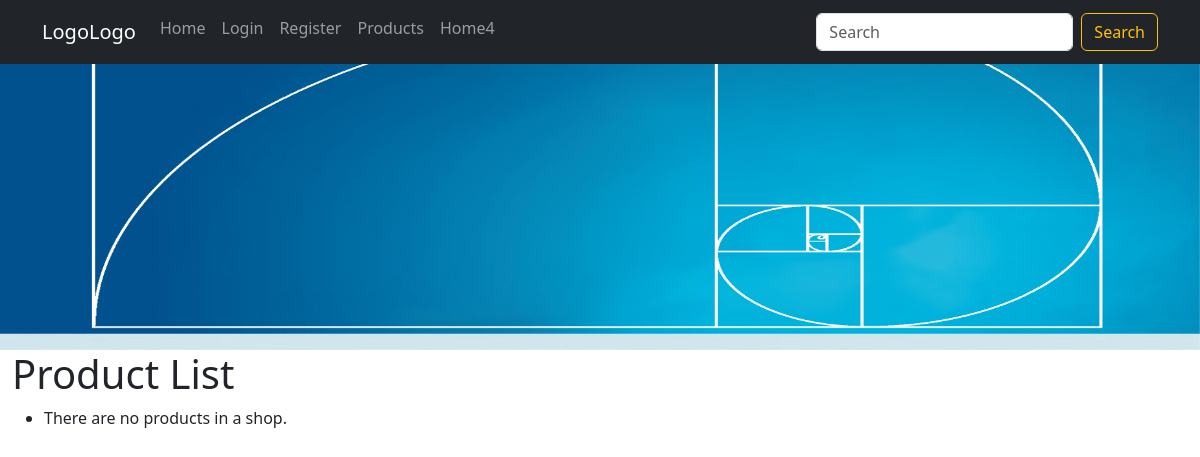
Before: /products/ with the older database file.
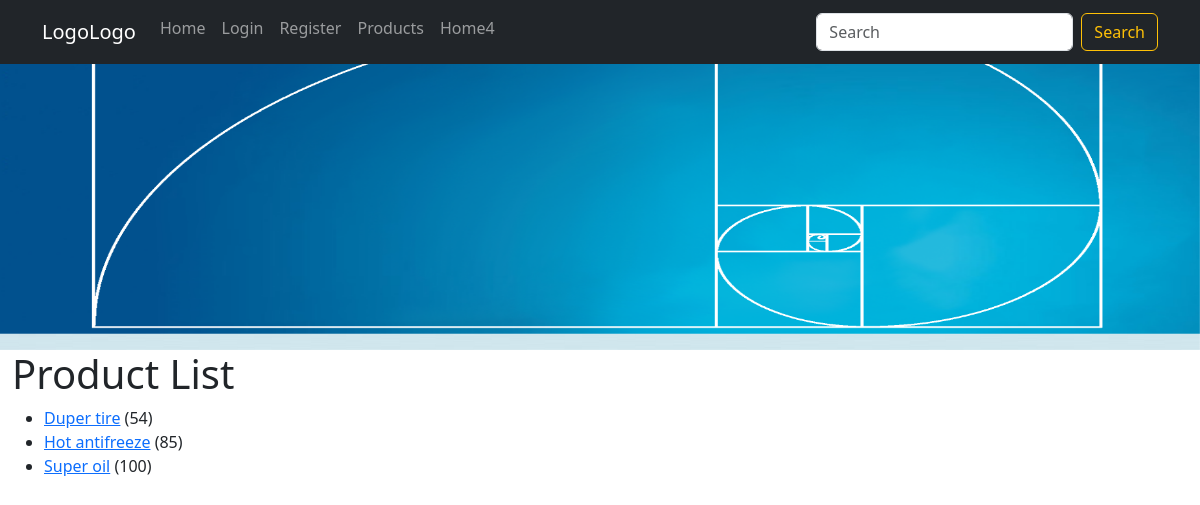
After: the same page with the newer database file.
### apps/shop/models.py (models this page shows, shortened)
class Product(models.Model):
    name = models.CharField(max_length=64, unique=True)
    category = models.ForeignKey(Category, null=True, on_delete=models.SET_NULL)
    article = models.UUIDField(primary_key=True, default=uuid.uuid4,
                               help_text="Unique ID for this product")
    price = models.IntegerField(validators=[get_not_negative_validator('Price')])
    providers = ChoicesValidatedManyToManyField(User, help_text="Select a provider for this product",
                                                validators=[validate_provider], blank=True, related_name='products')
    def get_absolute_url(self):
        return f"/product/{self.article}/"
    def get_few_providers(self):
        max_count = 3
        providers = self.providers.all()
        if len(providers) > max_count:
            return ', '.join([provider.username for provider in providers[:max_count - 1]]) + " and others"
        else:
            return ', '.join([provider.username for provider in providers])
    get_few_providers.short_description = 'Providers'
    class Meta:
        verbose_name = "Product"
        verbose_name_plural = "Products"
        ordering = ("name",)
        permissions = [
            ("provide_product", "Can provide Products")
        ]

### apps/shop/views.py (the view)
# urls.py: path('products/', views.ProductListView.as_view(), name='products'),
class ProductListView(generic.ListView):
    model = Product
    paginate_by = 10

### templates/shop/product_list.html
{% extends "base.html" %}
{% block content %}
  <h1>Product List</h1>
  <ul>
  {% for product in product_list %}
    <li>
      <a href="{{ product.get_absolute_url }}">{{ product.name }}</a> ({{product.price}})
    </li>
  {% empty %}
    <li>There are no products in a shop.</li>
  {% endfor %}
  </ul>
{% endblock %}

### templates/base.html (shortened to what this page needs)
<!doctype html>
{% load static %}
<html lang="en">
  <head>
  <link
    href="https://cdn.jsdelivr.net/npm/bootstrap@5.3.0/dist/css/bootstrap.min.css"
    rel="stylesheet"
>
    {% load static %}
    <link rel="stylesheet" href="{% static 'css/styles.css' %}" />
  </head>
  <body style="height: 5000px;">
    <header>
      <nav class="navbar fixed-top navbar-expand-lg navbar-dark bg-dark">
        <div class="container">
          <a href="" class="navbar-brand">LogoLogo</a>
          <div class="collapse navbar-collapse" id="navbarContent">
            <ul class="navbar-nav me-auto mb-2">
              <li class="nav-item">
                <a href="{% url 'shop:home' %}" class="nav-link">Home</a>
              </li>
              {%if request.user.is_authenticated %}
                <li class="nav-item">
                  <a href="{% url 'shop:logout' %}" class="nav-link">Logout</a>
                </li>
              {%else%}
                <li class="nav-item">
                  <a href="{% url 'shop:login' %}" class="nav-link">Login</a>
                </li>
                <li class="nav-item">
                  <a href="{% url 'shop:register' %}" class="nav-link">Register</a>
                </li>
              {%endif%}
              <li class="nav-item">
                <a href="{% url 'shop:products'%}" class="nav-link">Products</a>
              </li>
              <li class="nav-item">
                <a href="" class="nav-link">Home4</a>
              </li>
            </ul>
            <form action="" class="d-flex">
              <input type="search" placeholder="Search" class="form-control me-2">
              <button
                type="button"
                class="btn btn-outline-warning"
                data-toggle="button"
                aria-pressed="false">
                Search
              </button>
            </form>
          </div>
        </div>
      </nav>
    </header>
    <main>
      <div class="carousel slide" data-bs-interval="3000" id="carouselControls"  data-bs-ride="carousel">
        <div class="carousel-inner">
          <div class="carousel-item active">
            <img class="d-block w-100" src="{% static '/images/img1.png' %}" alt="">
          </div>
        </div>
      </div>
    </main>
    <div class="container-fluid">
      <div class="row">
        <div class="col-sm-10 ">{% block content %}{% endblock %}</div>
      </div>
    </div>
  </body>
</html>

### templates/base.html (style rules this page uses)
.carousel-inner img { width: 100%; height: 350px; }

Changed rows visible on the page:
added Product: name "Duper tire", price "54"
added Product: name "Hot antifreeze", price "85"
added Product: name "Super oil", price "100"
Other visible differences:
text no longer shown: "There are no products in a shop."
